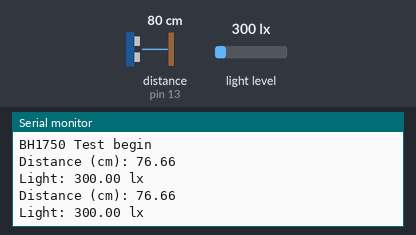
The sketch below on a simulated Arduino Uno, built with avr-gcc and run on an emulated ATmega328P. Shown: the last lines printed to the serial monitor. Wiring (inferred from the names in the program): ultrasonic range finder: trigger pin 12; echo pin 13. The test bench sets the inputs (shaded band); at power-on: distance to the obstacle (sensor on pin 13) 80 cm, light level 300 lx. The echo pulse lasts 58.3 µs per cm.

Above: at 1.8 s.
1.9 s: distance to the obstacle (sensor on pin 13) set to 2 cm
At 2.8 s:
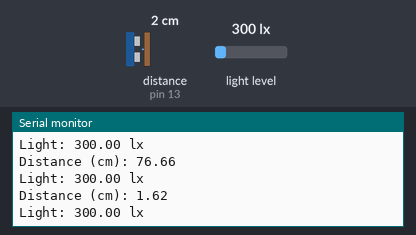
3.4 s: light level set to 40 lx
At 4.7 s:
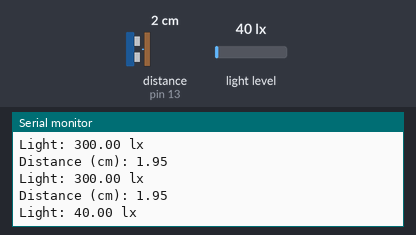
4.9 s: distance to the obstacle (sensor on pin 13) set to 4 cm
At 5.8 s:
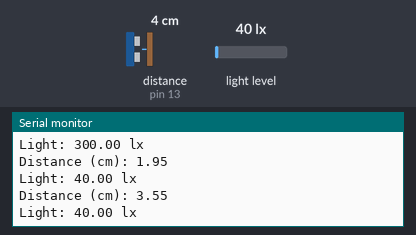
6.4 s: light level set to 500 lx
At 7.6 s:
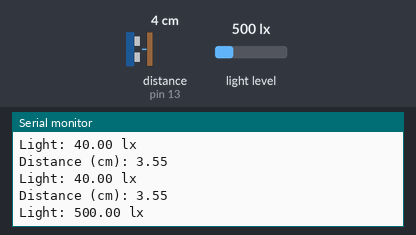
Timing chart, 0 to 8.9 s (numbered marks = the images above; inputs shaded):
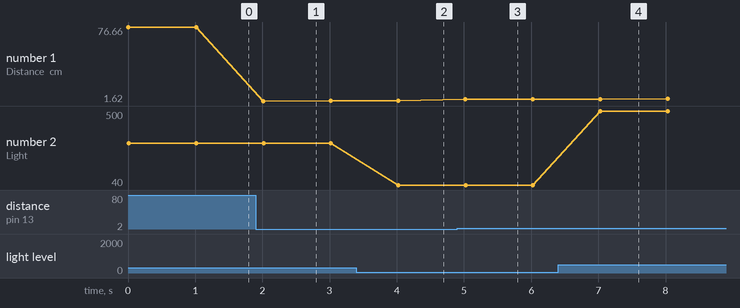

The sketch:

Multi_sensrors_team_james.ino
```cpp
#include <Wire.h>
#include <BH1750.h>
const int trigPin = 12;
const int echoPin = 13 ;
#define SOUND_SPEED 0.033
BH1750 lightMeter;
long duration;
float distanceCm;

void setup() {
  Serial.begin(115200);
  pinMode(trigPin, OUTPUT);
  pinMode(echoPin, INPUT);
  Wire.begin();
   lightMeter.begin();

  Serial.println(F("BH1750 Test begin"));

}

void loop() {
  digitalWrite(trigPin, LOW);
  delayMicroseconds(2);
  digitalWrite(trigPin, HIGH);
  delayMicroseconds(10);
  digitalWrite(trigPin, LOW);

  duration = pulseIn(echoPin, HIGH);
  distanceCm = duration * SOUND_SPEED/2;
  Serial.print("Distance (cm): ");
  Serial.println(distanceCm);

  float lux = lightMeter.readLightLevel();
  Serial.print("Light: ");
  Serial.print(lux);
  Serial.println(" lx");


  delay(1000);
}
```

Measured:
- after the input at 1.9 s, the serial monitor: prints a new line after 0.12 s (image 1)
- after the input at 3.4 s, the serial monitor: prints a new line after 0.62 s (image 2)
- after the input at 4.9 s, the serial monitor: prints a new line after 0.12 s (image 3)
- after the input at 6.4 s, the serial monitor: prints a new line after 0.63 s (image 4)
- plotted number 1: 76.66 → 1.95 after the input at 1.9 s, 1.95 → 3.55 after the input at 4.9 s, 3.55 → 3.88 after the input at 6.4 s
- plotted number 2: 300 → 40 after the input at 3.4 s, 40 → 500 after the input at 6.4 s
